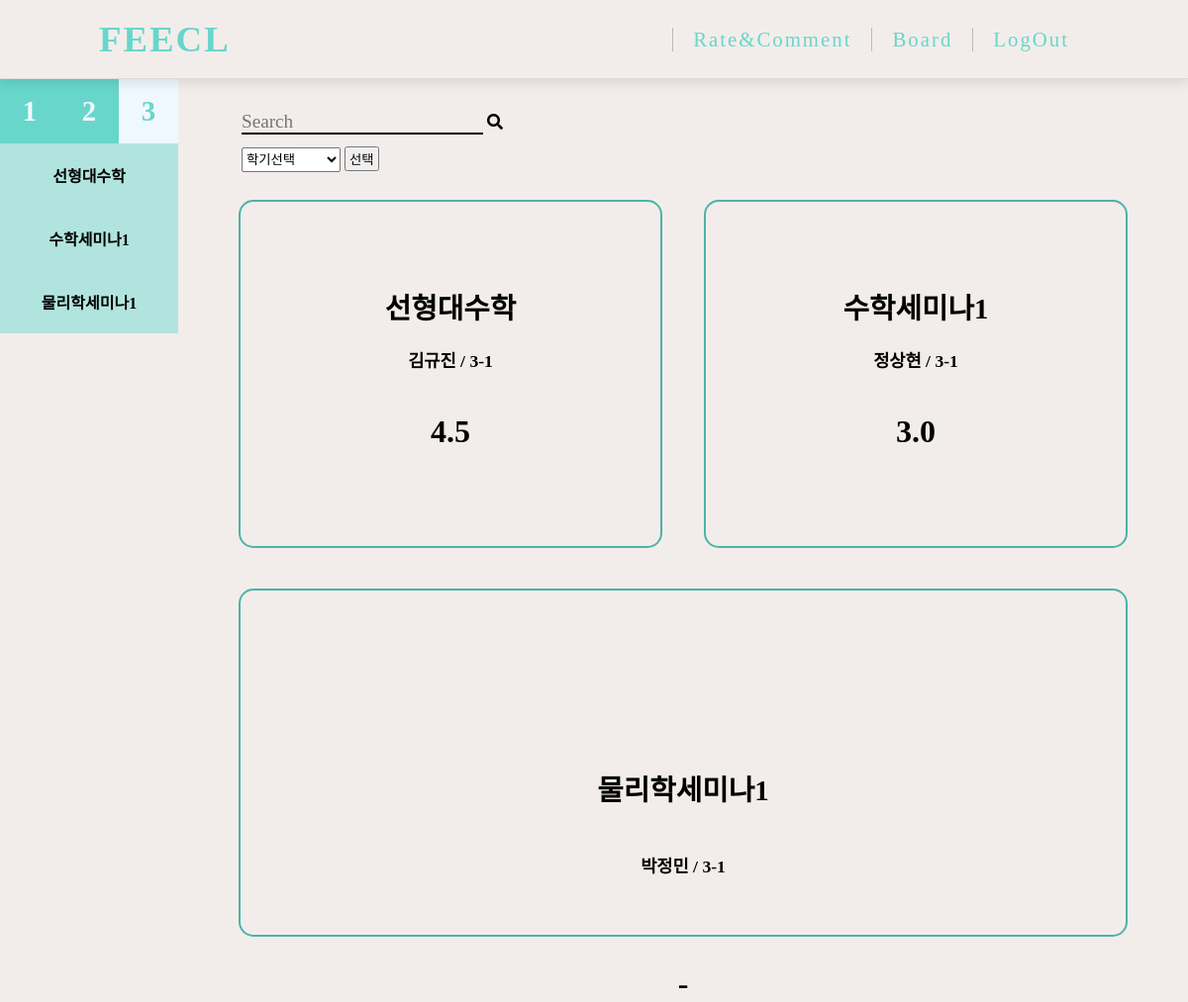
The app's page /starRating/3/ (signed in) with its own data.
### feeclStar_3rd/models.py (models this page shows, shortened)
class Subject_3(models.Model):
    subject_name = models.CharField('Title', max_length=50)
    subject_teacher = models.CharField('Teacher', max_length=50)
    subject_star = models.FloatField('Star',default=0, null=True)
    subject_credit = models.PositiveIntegerField(default=1)
    subject_semester = models.PositiveIntegerField(default=1)

### feeclStar_3rd/views.py (the view)
# urls.py: path('', subjectList,name='list'),
def subjectList(request):
    try:
        select_semester = request.GET['semester']
        if select_semester == 'none':
                subject = Subject_3.objects.all().order_by('-subject_star')
        elif select_semester == 'one':
            subject = Subject_3.objects.filter(subject_semester = 1).order_by('-subject_star')
        elif select_semester == 'two':
            subject = Subject_3.objects.filter(subject_semester = 2).order_by('-subject_star')
        writer_id = request.session['user']
        return render(request,'feeclStar_3rd/subject_3_list.html',{'subject':subject,'subjectList':subject,'writer_id':writer_id})
    except:
        try:
            search = request.GET['search']
            subjectList = Subject_3.objects.filter(subject_name__icontains=search).order_by('-subject_star')
            subject = Subject_3.objects.all().order_by('-subject_star')
            writer_id = request.session['user']
            return render(request,'feeclStar_3rd/subject_3_list.html',{'subject':subject,'subjectList':subjectList,'writer_id':writer_id})
        except:
            subject = Subject_3.objects.all().order_by('-subject_star')
            writer_id = request.session['user']
            return render(request,'feeclStar_3rd/subject_3_list.html',{'subject':subject,'subjectList':subject,'writer_id':writer_id})

### feeclStar_3rd/templates/feeclStar_3rd/subject_3_list.html (shortened to what this page needs)
{%extends 'base3.html'%}
{%block content%}
<div class='sidebar'>
    <div class='sideTop'>
        <ul>
            <li><a class='not_now' href="http://127.0.0.1:8000/starRating/1/">1</a></li>
            <li><a class='not_now' href="http://127.0.0.1:8000/starRating/2/">2</a></li>
            <li><a class='now' href="http://127.0.0.1:8000/starRating/3/">3</a></li>
        </ul>
    </div>
    <div class='sideSubject'>
        <ul>
            {% for subject in subject %}
            {%if writer_id != 0%}
            <li><a href='./detail/{{subject.pk}}'>{{subject.subject_name}}</a></li>
            {%elif writer_id == 0%}
            <li><a href=""><p onclick="alert('회원만 접근할 수 있는 페이지입니다')">{{subject.subject_name}}</p></a></li>
            {%endif%}
            {% endfor %}
        </ul>
    </div>
</div>
<div class='searchBar'>
    <form action='' method='GET'>
    <input type='text' name='search' id='search' placeholder='Search' autocomplete='off'>
    <label for='search'><i class='fa fa-search' aria-hidden='true'></i></label>
    </form>
    <div class='semester_select'>
        <form action='' method='GET'>
            <select name="semester" id='semester'>
                <option value="none">학기선택</option>
            </select>
            <input type='submit' value='선택'>
        </form>
    </div>
</div>
<div class="container">
    <div class="subject">
        {% for subject in subjectList%}
        {%if writer_id != 0%}
        <div class="subject-item" tabindex="0" onclick="location.href='./detail/{{subject.pk}}';">
            <ul>
                <li>{{subject.subject_name}}</li>
                <li>{{subject.subject_teacher}} / 3-{{subject.subject_semester}}</li>
                {% if subject.subject_star == 0%}
                <li>-</li>
                {%else%}
                <li>{{subject.subject_star}}</li>
                {%endif%}
            </ul>
        </div>
        {%endif%}
        {% endfor %}
    </div>
</div>
{%endblock%}

### feeclStar/static/css/style.css (style rules this page uses)
* { margin:0; padding: 0; box-sizing: border-box; font-family: 'InfinitySans-RegularA1'; }
body { background-color: #F2EDEB; min-height: 100vh; }

### feeclStar/static/css/main.css (style rules this page uses)
* { font-family: 'InfinitySans-RegularA1'; }
.sidebar { height:auto; width:15%; position: absolute; left:0; top: 0; margin-top: 80px; background-color: #EAEAEA;; }
.sideTop ul { background-color: burlywood; list-style-type: none; margin: 0; padding: 0; overflow: hidden; }
.sideTop ul li { float: left; width: 33.33333%; }
.sideTop ul li a { display: block; padding: 16px 0px; font-size: 1.8em; text-decoration: none; text-align: center; font-weight: bold; transition: 0.4s; }
.sideTop ul li .not_now { background-color: #68D6CB; color: aliceblue; }
.sideTop ul li .now { background-color: aliceblue; color: #68D6CB; }
.sideSubject ul { list-style-type: none; margin: 0; padding: 0; width:100%; }
.sideSubject ul li a { background-color: #b2e4df; display: block; color: #000; padding: 20px; text-align: center; text-decoration: none; font-weight:bold; transition: 0.3s; }
.searchBar { max-width: 93.5rem; margin-left: 15%; margin-top: 2rem; padding: 0 2rem; width: auto; }
.searchBar input[type='text'] { font-size:1.2em; border:none; outline: none; background-color:#F2EDEB; border-bottom:2px solid #000000; margin-left: 2rem; }
.semester_select { margin-left: 2rem; width: 150px; height: 25px; margin-top: 12px; }
.searchBar select { width: 100px; height: 25px; }
.semester_select input[type='submit'] { width: auto; height: 25px; padding-left: 3px; padding-right: 3px; cursor: pointer; text-align: center; }
.container { max-width: 93.5rem; margin-left: 15%; padding: 0 2rem; width: auto; }
.subject { display: flex; flex-wrap: wrap; margin: 0.5rem 0.5rem; }
.subject-item { position: relative; flex: 1 0 22rem; margin: 1.3rem; cursor: pointer; text-align: center; border: 2px solid #4cb3a8; border-radius: 15px; background-color: #F2EDEB; height: 22rem; transition: 0.6s; }
.subject-item ul { list-style-type: none; margin: 0; padding: 0; width:100%; }
.subject-item ul li:nth-child(1) { margin-top: 20%; font-weight:bold; font-size: 1.8em; }
.subject-item ul li:nth-child(2) { margin-top: 5%; font-weight:bold; font-size: 1.1em; }
.subject-item ul li:nth-child(3) { margin-top: 10%; font-weight:bold; font-size: 2em; }

### feeclStar/static/css/detail.css (style rules this page uses)
* { margin: 0px; padding: 0px; text-decoration: none; font-family: 'InfinitySans-RegularA1'; }

### feeclStar/static/css/star.css (style rules this page uses)
* { font-family: 'InfinitySans-RegularA1'; }

### records on screen
Subject_3: subject_name "선형대수학", subject_teacher "김규진", subject_semester "1", subject_star "4.5"
Subject_3: subject_name "수학세미나1", subject_teacher "정상현", subject_semester "1", subject_star "3.0"
Subject_3: subject_name "물리학세미나1", subject_teacher "박정민", subject_semester "1"
